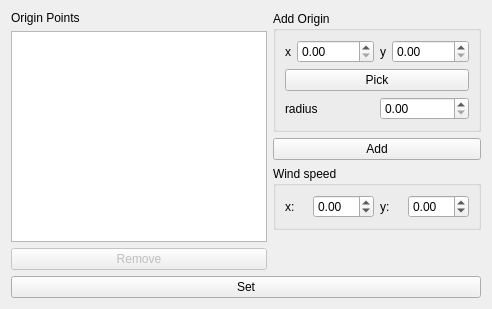
          <widget class="QWidget" name="tabWf">
           <property name="enabled">
            <bool>true</bool>
           </property>
           <property name="sizePolicy">
            <sizepolicy hsizetype="Preferred" vsizetype="Minimum">
             <horstretch>0</horstretch>
             <verstretch>0</verstretch>
            </sizepolicy>
           </property>
           <attribute name="title">
            <string>Wildfire</string>
           </attribute>
           <layout class="QHBoxLayout" name="horizontalLayout_6">
            <item>
             <layout class="QVBoxLayout" name="verticalLayout_8">
              <item>
               <layout class="QHBoxLayout" name="horizontalLayout_5">
                <item>
                 <layout class="QVBoxLayout" name="verticalLayout_6">
                  <item>
                   <widget class="QLabel" name="label">
                    <property name="text">
                     <string>Origin Points</string>
                    </property>
                   </widget>
                  </item>
                  <item>
                   <widget class="QListWidget" name="lwOrgPtsWf"/>
                  </item>
                  <item>
                   <widget class="QPushButton" name="btnRmOrgPtWf">
                    <property name="enabled">
                     <bool>false</bool>
                    </property>
                    <property name="text">
                     <string>Remove</string>
                    </property>
                   </widget>
                  </item>
                 </layout>
                </item>
                <item>
                 <layout class="QVBoxLayout" name="verticalLayout_5">
                  <item>
                   <widget class="QGroupBox" name="groupBox_9">
                    <property name="title">
                     <string>Add Origin</string>
                    </property>
                    <layout class="QVBoxLayout" name="verticalLayout_9">
                     <item>
                      <layout class="QVBoxLayout" name="verticalLayout_12">
                       <item>
                        <layout class="QHBoxLayout" name="horizontalLayout_9">
                         <item>
                          <widget class="QLabel" name="label_7">
                           <property name="text">
                            <string>x</string>
                           </property>
                          </widget>
                         </item>
                         <item>
                          <widget class="QDoubleSpinBox" name="dsbWfX">
                           <property name="locale">
                            <locale language="Spanish" country="UnitedStates"/>
                           </property>
                           <property name="maximum">
                            <double>99999.990000000005239</double>
                           </property>
                           <property name="singleStep">
                            <double>0.100000000000000</double>
                           </property>
                          </widget>
                         </item>
                         <item>
                          <widget class="QLabel" name="label_8">
                           <property name="text">
                            <string>y</string>
                           </property>
                          </widget>
                         </item>
                         <item>
                          <widget class="QDoubleSpinBox" name="dsbWfY">
                           <property name="locale">
                            <locale language="Spanish" country="UnitedStates"/>
                           </property>
                           <property name="maximum">
                            <double>99999.990000000005239</double>
                           </property>
                           <property name="singleStep">
                            <double>0.100000000000000</double>
                           </property>
                          </widget>
                         </item>
                        </layout>
                       </item>
                       <item>
                        <widget class="QPushButton" name="btnSelectPtWf">
                         <property name="text">
                          <string>Pick</string>
                         </property>
                         <property name="checkable">
                          <bool>true</bool>
                         </property>
                        </widget>
                       </item>
                       <item>
                        <layout class="QHBoxLayout" name="horizontalLayout_10">
                         <item>
                          <widget class="QLabel" name="label_6">
                           <property name="text">
                            <string>radius</string>
                           </property>
                          </widget>
                         </item>
                         <item>
                          <widget class="QDoubleSpinBox" name="dsbWfR">
                           <property name="locale">
                            <locale language="Spanish" country="UnitedStates"/>
                           </property>
                           <property name="maximum">
                            <double>9999.989999999999782</double>
                           </property>
                           <property name="singleStep">
                            <double>0.100000000000000</double>
                           </property>
                           <property name="stepType">
                            <enum>QAbstractSpinBox::DefaultStepType</enum>
                           </property>
                          </widget>
                         </item>
                        </layout>
                       </item>
                      </layout>
                     </item>
                    </layout>
                   </widget>
                  </item>
                  <item>
                   <widget class="QPushButton" name="btnAddOrgPtWf">
                    <property name="text">
                     <string>Add</string>
                    </property>
                   </widget>
                  </item>
                  <item>
                   <widget class="QGroupBox" name="groupBox_10">
                    <property name="title">
                     <string>Wind speed</string>
                    </property>
                    <layout class="QHBoxLayout" name="horizontalLayout_3">
                     <item>
                      <widget class="QLabel" name="label_4">
                       <property name="text">
                        <string>x:</string>
                       </property>
                      </widget>
                     </item>
                     <item>
                      <widget class="QDoubleSpinBox" name="dsbWfWindX">
                       <property name="locale">
                        <locale language="Spanish" country="UnitedStates"/>
                       </property>
                       <property name="minimum">
                        <double>-99.000000000000000</double>
                       </property>
                       <property name="stepType">
                        <enum>QAbstractSpinBox::DefaultStepType</enum>
                       </property>
                      </widget>
                     </item>
                     <item>
                      <widget class="QLabel" name="label_5">
                       <property name="text">
                        <string>y:</string>
                       </property>
                      </widget>
                     </item>
                     <item>
                      <widget class="QDoubleSpinBox" name="dsbWfWindY">
                       <property name="locale">
                        <locale language="Spanish" country="UnitedStates"/>
                       </property>
                       <property name="minimum">
                        <double>-99.000000000000000</double>
                       </property>
                       <property name="maximum">
                        <double>99.000000000000000</double>
                       </property>
                       <property name="singleStep">
                        <double>0.100000000000000</double>
                       </property>
                       <property name="stepType">
                        <enum>QAbstractSpinBox::DefaultStepType</enum>
                       </property>
                      </widget>
                     </item>
                    </layout>
                   </widget>
                  </item>
                  <item>
                   <spacer name="verticalSpacer_4">
                    <property name="orientation">
                     <enum>Qt::Vertical</enum>
                    </property>
                    <property name="sizeHint" stdset="0">
                     <size>
                      <width>20</width>
                      <height>40</height>
                     </size>
                    </property>
                   </spacer>
                  </item>
                 </layout>
                </item>
               </layout>
              </item>
              <item>
               <widget class="QPushButton" name="pbSetFireEvent">
                <property name="text">
                 <string>Set</string>
                </property>
               </widget>
              </item>
             </layout>
            </item>
           </layout>
          </widget>
